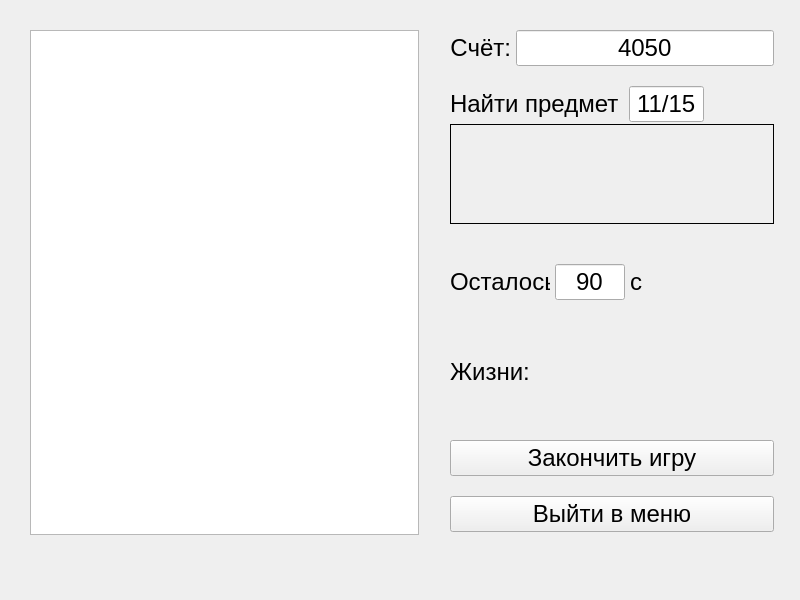
<?xml version="1.0" encoding="UTF-8"?>
<ui version="4.0">
 <class>GameWindow</class>
 <widget class="QMainWindow" name="GameWindow">
  <property name="geometry">
   <rect>
    <x>0</x>
    <y>0</y>
    <width>800</width>
    <height>600</height>
   </rect>
  </property>
  <property name="sizePolicy">
   <sizepolicy hsizetype="Fixed" vsizetype="Fixed">
    <horstretch>0</horstretch>
    <verstretch>0</verstretch>
   </sizepolicy>
  </property>
  <property name="minimumSize">
   <size>
    <width>800</width>
    <height>600</height>
   </size>
  </property>
  <property name="maximumSize">
   <size>
    <width>800</width>
    <height>600</height>
   </size>
  </property>
  <property name="windowTitle">
   <string>Игра</string>
  </property>
  <widget class="QWidget" name="centralwidget">
   <widget class="QGraphicsView" name="gameGraphicsView">
    <property name="geometry">
     <rect>
      <x>30</x>
      <y>30</y>
      <width>389</width>
      <height>505</height>
     </rect>
    </property>
    <property name="sizePolicy">
     <sizepolicy hsizetype="Minimum" vsizetype="Minimum">
      <horstretch>0</horstretch>
      <verstretch>0</verstretch>
     </sizepolicy>
    </property>
    <property name="minimumSize">
     <size>
      <width>389</width>
      <height>505</height>
     </size>
    </property>
    <property name="verticalScrollBarPolicy">
     <enum>Qt::ScrollBarAlwaysOff</enum>
    </property>
    <property name="horizontalScrollBarPolicy">
     <enum>Qt::ScrollBarAlwaysOff</enum>
    </property>
   </widget>
   <widget class="QWidget" name="layoutWidget">
    <property name="geometry">
     <rect>
      <x>450</x>
      <y>30</y>
      <width>324</width>
      <height>502</height>
     </rect>
    </property>
    <layout class="QVBoxLayout" name="verticalLayout">
     <property name="spacing">
      <number>20</number>
     </property>
     <item>
      <layout class="QHBoxLayout" name="score_horizontalLayout">
       <property name="spacing">
        <number>5</number>
       </property>
       <item>
        <widget class="QLabel" name="scoreLabel">
         <property name="font">
          <font>
           <pointsize>18</pointsize>
          </font>
         </property>
         <property name="text">
          <string>Счёт:</string>
         </property>
         <property name="alignment">
          <set>Qt::AlignRight|Qt::AlignTrailing|Qt::AlignVCenter</set>
         </property>
        </widget>
       </item>
       <item>
        <widget class="QLineEdit" name="scoreLineEdit">
         <property name="font">
          <font>
           <pointsize>18</pointsize>
          </font>
         </property>
         <property name="text">
          <string>4050</string>
         </property>
         <property name="alignment">
          <set>Qt::AlignCenter</set>
         </property>
         <property name="readOnly">
          <bool>true</bool>
         </property>
        </widget>
       </item>
      </layout>
     </item>
     <item>
      <layout class="QVBoxLayout" name="item_verticalLayout">
       <property name="spacing">
        <number>2</number>
       </property>
       <item>
        <layout class="QHBoxLayout" name="horizontalLayout">
         <property name="rightMargin">
          <number>70</number>
         </property>
         <item>
          <widget class="QLabel" name="itemTexLabel">
           <property name="font">
            <font>
             <pointsize>18</pointsize>
            </font>
           </property>
           <property name="text">
            <string>Найти предмет</string>
           </property>
           <property name="alignment">
            <set>Qt::AlignLeading|Qt::AlignLeft|Qt::AlignVCenter</set>
           </property>
          </widget>
         </item>
         <item>
          <widget class="QLineEdit" name="itemLineEdit">
           <property name="maximumSize">
            <size>
             <width>75</width>
             <height>16777215</height>
            </size>
           </property>
           <property name="font">
            <font>
             <pointsize>18</pointsize>
            </font>
           </property>
           <property name="text">
            <string>11/15</string>
           </property>
           <property name="frame">
            <bool>true</bool>
           </property>
           <property name="alignment">
            <set>Qt::AlignCenter</set>
           </property>
           <property name="readOnly">
            <bool>true</bool>
           </property>
          </widget>
         </item>
        </layout>
       </item>
       <item>
        <widget class="QLabel" name="itemLabel">
         <property name="sizePolicy">
          <sizepolicy hsizetype="MinimumExpanding" vsizetype="MinimumExpanding">
           <horstretch>0</horstretch>
           <verstretch>0</verstretch>
          </sizepolicy>
         </property>
         <property name="minimumSize">
          <size>
           <width>100</width>
           <height>100</height>
          </size>
         </property>
         <property name="maximumSize">
          <size>
           <width>16777215</width>
           <height>100</height>
          </size>
         </property>
         <property name="autoFillBackground">
          <bool>true</bool>
         </property>
         <property name="frameShape">
          <enum>QFrame::Box</enum>
         </property>
         <property name="text">
          <string/>
         </property>
         <property name="scaledContents">
          <bool>false</bool>
         </property>
         <property name="alignment">
          <set>Qt::AlignCenter</set>
         </property>
        </widget>
       </item>
       <item>
        <layout class="QHBoxLayout" name="time_horizontalLayout">
         <property name="spacing">
          <number>5</number>
         </property>
         <item>
          <widget class="QLabel" name="timeLabel">
           <property name="maximumSize">
            <size>
             <width>100</width>
             <height>16777215</height>
            </size>
           </property>
           <property name="font">
            <font>
             <pointsize>18</pointsize>
            </font>
           </property>
           <property name="text">
            <string>Осталось</string>
           </property>
           <property name="alignment">
            <set>Qt::AlignLeading|Qt::AlignLeft|Qt::AlignVCenter</set>
           </property>
          </widget>
         </item>
         <item>
          <widget class="QLineEdit" name="timeLineEdit">
           <property name="maximumSize">
            <size>
             <width>70</width>
             <height>16777215</height>
            </size>
           </property>
           <property name="font">
            <font>
             <pointsize>18</pointsize>
            </font>
           </property>
           <property name="text">
            <string>90</string>
           </property>
           <property name="alignment">
            <set>Qt::AlignCenter</set>
           </property>
           <property name="readOnly">
            <bool>true</bool>
           </property>
          </widget>
         </item>
         <item>
          <widget class="QLabel" name="timeLabel2">
           <property name="font">
            <font>
             <pointsize>18</pointsize>
            </font>
           </property>
           <property name="text">
            <string>с</string>
           </property>
          </widget>
         </item>
        </layout>
       </item>
      </layout>
     </item>
     <item>
      <layout class="QVBoxLayout" name="life_verticalLayout">
       <item>
        <widget class="QLabel" name="lifeTextLabel">
         <property name="font">
          <font>
           <pointsize>18</pointsize>
          </font>
         </property>
         <property name="text">
          <string>Жизни:</string>
         </property>
        </widget>
       </item>
       <item>
        <layout class="QHBoxLayout" name="life_horizontalLayout">
         <property name="spacing">
          <number>5</number>
         </property>
         <item>
          <widget class="QLabel" name="lifeLabel_1">
           <property name="maximumSize">
            <size>
             <width>90</width>
             <height>90</height>
            </size>
           </property>
           <property name="text">
            <string/>
           </property>
           <property name="pixmap">
            <pixmap resource="resources.qrc">:/images/life.png</pixmap>
           </property>
           <property name="scaledContents">
            <bool>true</bool>
           </property>
           <property name="alignment">
            <set>Qt::AlignCenter</set>
           </property>
          </widget>
         </item>
         <item>
          <widget class="QLabel" name="lifeLabel_2">
           <property name="maximumSize">
            <size>
             <width>90</width>
             <height>90</height>
            </size>
           </property>
           <property name="text">
            <string/>
           </property>
           <property name="pixmap">
            <pixmap resource="resources.qrc">:/images/life.png</pixmap>
           </property>
           <property name="scaledContents">
            <bool>true</bool>
           </property>
           <property name="alignment">
            <set>Qt::AlignCenter</set>
           </property>
          </widget>
         </item>
         <item>
          <widget class="QLabel" name="lifeLabel_3">
           <property name="maximumSize">
            <size>
             <width>90</width>
             <height>90</height>
            </size>
           </property>
           <property name="text">
            <string/>
           </property>
           <property name="pixmap">
            <pixmap resource="resources.qrc">:/images/life.png</pixmap>
           </property>
           <property name="scaledContents">
            <bool>true</bool>
           </property>
           <property name="alignment">
            <set>Qt::AlignCenter</set>
           </property>
          </widget>
         </item>
        </layout>
       </item>
      </layout>
     </item>
     <item>
      <layout class="QVBoxLayout" name="button_verticalLayout">
       <item>
        <widget class="QPushButton" name="endButton">
         <property name="font">
          <font>
           <pointsize>18</pointsize>
          </font>
         </property>
         <property name="text">
          <string>Закончить игру</string>
         </property>
        </widget>
       </item>
       <item>
        <widget class="QPushButton" name="menuButton">
         <property name="font">
          <font>
           <pointsize>18</pointsize>
          </font>
         </property>
         <property name="text">
          <string>Выйти в меню</string>
         </property>
        </widget>
       </item>
      </layout>
     </item>
    </layout>
   </widget>
  </widget>
  <widget class="QMenuBar" name="menuBar">
   <property name="geometry">
    <rect>
     <x>0</x>
     <y>0</y>
     <width>800</width>
     <height>21</height>
    </rect>
   </property>
  </widget>
 </widget>
 <resources>
  <include location="resources.qrc"/>
 </resources>
 <connections/>
</ui>
